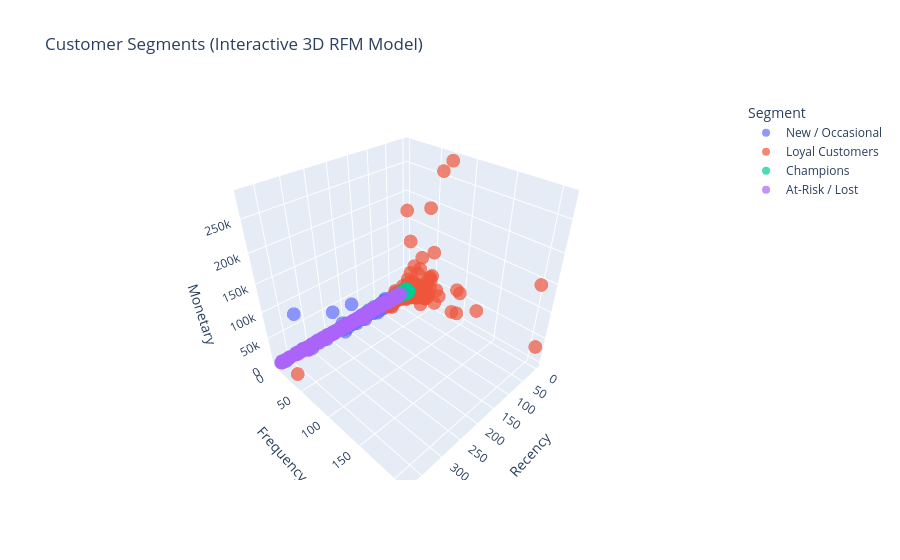

Write notebook code for a chart like this one.
### Code cell
fig = px.scatter_3d(rfm, x="Recency", y="Frequency", z="Monetary",
                    color="Segment", opacity=0.7,
                    title="Customer Segments (Interactive 3D RFM Model)")
fig.show()

### Figure 1 — Plotly figure (JSON) as saved in the notebook; plotly's stock layout.template omitted (floating-point values rounded to 4 significant figures; data arrays with more than 128 entries replaced by an {"elided": "..."} marker saying what was removed)
{"data": [{"hovertemplate": "Segment=New / Occasional<br>Recency=%{x}<br>Frequency=%{y}<br>Monetary=%{z}<extra></extra>", "legendgroup": "New / Occasional", "marker": {"color": "#636efa", "opacity": 0.7, "symbol": "circle"}, "mode": "markers", "name": "New / Occasional", "scene": "scene", "showlegend": true, "type": "scatter3d", "x": {"elided": "1166 int values"}, "y": {"elided": "1166 int values"}, "z": {"elided": "1166 float values"}}, {"hovertemplate": "Segment=Loyal Customers<br>Recency=%{x}<br>Frequency=%{y}<br>Monetary=%{z}<extra></extra>", "legendgroup": "Loyal Customers", "marker": {"color": "#EF553B", "opacity": 0.7, "symbol": "circle"}, "mode": "markers", "name": "Loyal Customers", "scene": "scene", "showlegend": true, "type": "scatter3d", "x": {"elided": "713 int values"}, "y": {"elided": "713 int values"}, "z": {"elided": "713 float values"}}, {"hovertemplate": "Segment=Champions<br>Recency=%{x}<br>Frequency=%{y}<br>Monetary=%{z}<extra></extra>", "legendgroup": "Champions", "marker": {"color": "#00cc96", "opacity": 0.7, "symbol": "circle"}, "mode": "markers", "name": "Champions", "scene": "scene", "showlegend": true, "type": "scatter3d", "x": {"elided": "837 int values"}, "y": {"elided": "837 int values"}, "z": {"elided": "837 float values"}}, {"hovertemplate": "Segment=At-Risk / Lost<br>Recency=%{x}<br>Frequency=%{y}<br>Monetary=%{z}<extra></extra>", "legendgroup": "At-Risk / Lost", "marker": {"color": "#ab63fa", "opacity": 0.7, "symbol": "circle"}, "mode": "markers", "name": "At-Risk / Lost", "scene": "scene", "showlegend": true, "type": "scatter3d", "x": {"elided": "1622 int values"}, "y": {"elided": "1622 int values"}, "z": {"elided": "1622 float values"}}], "layout": {"legend": {"title": {"text": "Segment"}, "tracegroupgap": 0}, "scene": {"domain": {"x": [0, 1], "y": [0, 1]}, "xaxis": {"title": {"text": "Recency"}}, "yaxis": {"title": {"text": "Frequency"}}, "zaxis": {"title": {"text": "Monetary"}}}, "title": {"text": "Customer Segments (Interactive 3D RFM Model)"}}}
